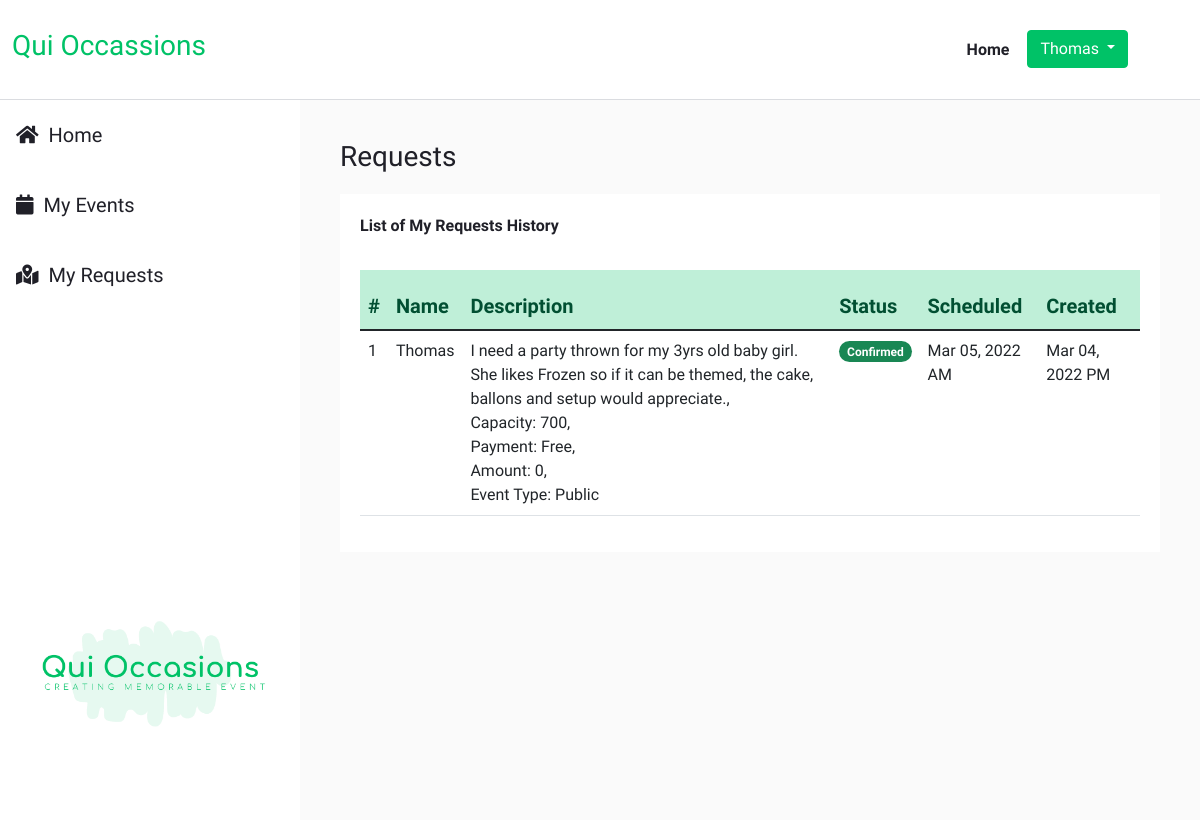
Page /dash/index.php?page=my_requests_history (signed in) on the committed database.
### tables this page shows
CREATE TABLE `user_requests` (
  `id` int(30) NOT NULL AUTO_INCREMENT,
  `user_id` text NOT NULL,
  `description` varchar(255) NOT NULL,
  `status` tinyint(1) NOT NULL DEFAULT '0' COMMENT '0-for verification,1=confirmed,2=canceled',
  `notes` varchar(255) DEFAULT NULL,
  `schedule_date` varchar(100) NOT NULL,
  `created_at` datetime DEFAULT CURRENT_TIMESTAMP,
  PRIMARY KEY (`id`)
);

CREATE TABLE `users` (
  `id` int(11) NOT NULL AUTO_INCREMENT,
  `full_name` varchar(150) NOT NULL,
  `email` varchar(100) NOT NULL,
  `password` varchar(255) NOT NULL,
  `created_at` datetime DEFAULT CURRENT_TIMESTAMP,
  PRIMARY KEY (`id`),
  UNIQUE KEY `email` (`email`)
);

### dash/my_requests_history.php (the view, shortened to what this page needs)
<?php
require_once "../scripts/db_conn.php";
?>
<div>
    <h3 class="table-title">Requests</h3>
    <div class="table-wrapper">
        <div class="table-header">
            <p class="table-subtitle">List of My Requests History</p>
        </div>
        <div class="table-list">
            <?php
            $sql = "SELECT user_requests.*, users.full_name as user_name FROM user_requests INNER JOIN users ON user_requests.user_id=users.id AND user_requests.status=1 AND user_requests.user_id=".$_SESSION['id']." ORDER BY user_requests.id DESC";
            $count = 1;
            if($result = $mysqli->query($sql)){
                if($result->num_rows > 0){
                    echo '<table class="table">';
                        echo "<thead>";
                            echo "<tr>";
                                echo "<th>#</th>";
                                echo "<th>Name</th>";
                                echo "<th>Description</th>";
                                echo "<th>Status</th>";
                                echo "<th>Scheduled</th>";
                                echo "<th>Created</th>";
                            echo "</tr>";
                        echo "</thead>";
                        echo "<tbody>";
                        while($row = $result->fetch_array()){
                            echo "<tr>";
                                echo "<td>" . $count++ . "</td>";
                                echo "<td>" . $row['user_name'] . "</td>";
                                echo "<td>" . $row['description'] . "</td>";
                                if($row['status'] == 1) {
                                    echo "<td><span class='badge rounded-pill bg-success'>Confirmed</span></td>";
                                }elseif ($row['status'] == 2) {
                                    echo "<td><span class='badge rounded-pill bg-danger'>Canceled</span></td>";
                                }else {
                                    echo "<td><span class='badge rounded-pill bg-info'>Verification</span></td>";
                                }
                                echo "<td>" . date("M d, Y A",strtotime($row['schedule_date'])) . "</td>";
                                echo "<td>" . date("M d, Y A",strtotime($row['created_at'])) . "</td>";
                            echo "</tr>";
                        }
                        echo "</tbody>";
                    echo "</table>";
                } else{
                    echo '<div class="alert alert-danger"><em>No records were found.</em></div>';
                }
            } else{
                echo '<div class="alert alert-danger"><em>Oops! Something went wrong. Please try again later.</em></div>';
            }
            ?>
        </div>
    </div>
</div>

### assets/css/main.css (style rules this page uses)
:root { --primary: #00c267; --primary-lightest: #e6f9f0; --primary-lighter: #bfefd8; --primary-darker: #014f32; --onyx-light: #36363d; --onyx: #202028; --onyx-lightest: #636368; --onyx-lighter: #4c4c53; --black: #22292f; --aux: #ef7f4d; --aux-lighter: #ef7f4d54; }
html, body { scroll-behavior: smooth; }
body { font-family: 'Comfortaa', cursive; color: var(--onyx); margin: 0; padding: 0; box-sizing: content-box; background: #ffffff; }

### assets/css/dash.css (style rules this page uses)
.table-wrapper { margin-top: 20px; background: #ffffff; padding: 20px; position: relative; }
.table-wrapper .table-header { display: flex; justify-content: space-between; align-items: center; margin-bottom: 16px; }
.table-wrapper .table-header .table-subtitle, .table-wrapper .table-list table th { font-weight: 700; }
.table-wrapper .table-list table thead { background: var(--primary-lighter); color: var(--primary-darker); font-size: 20px; position: sticky; top: 0; z-index: 1; }
.table-wrapper .table-list table tr { height: 60px; }

### rows in the picture
user_requests: user.full_name "Thomas", description "I need a party thrown for my 3yrs old baby girl. She likes Frozen so if it can be themed, the cake, ballons and setup would appreciate., Capacity: 700, Payment: Free, Amount: 0, Event Type: Public", status "Confirmed", schedule_date "Mar 05, 2022 AM", created_at "Mar 04, 2022 PM"

### other values in the picture
$_SESSION["full_name"] "Thomas"
